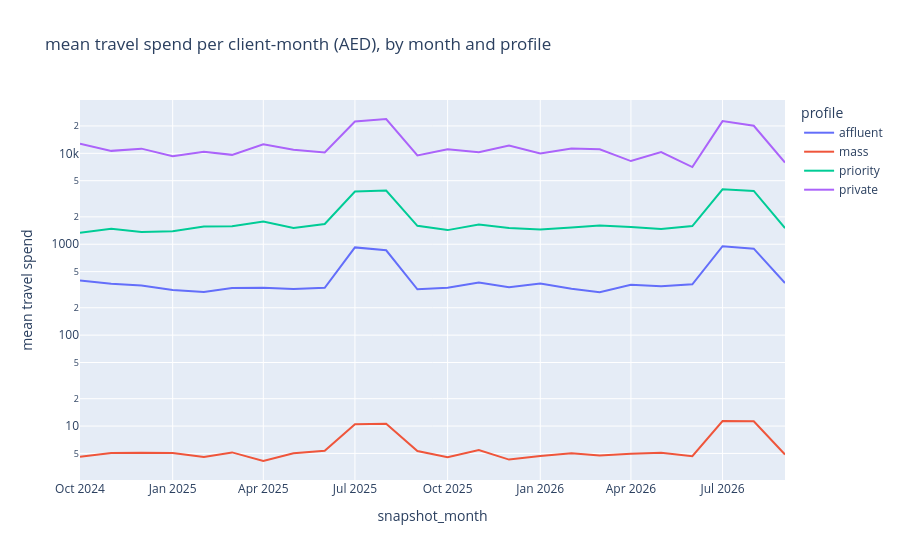
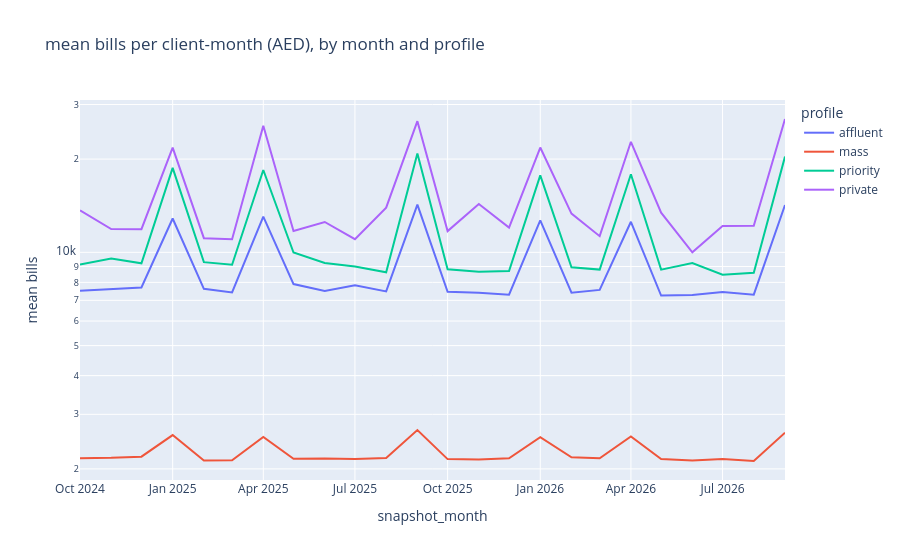

Source (notebook cell) for these figures, in order:
### Markdown cell above
## 5. Time effects
Summer: travel spend and FX up, balances down, less so for Mass. School fees in September,
January and April. Bonuses January–April. Mobile logins jump at the app relaunch (2026-01).

### Code cell
seasonal = (
    prof.groupby(["snapshot_month", "profile"])
    .agg(
        **{
            "mean travel spend": ("spend_cc_travel_vol", "mean"),
            "mean bills": ("outflow_casa_bills_vol", "mean"),
            "median balance": ("casa_bal", "median"),
        }
    )
    .reset_index()
)
for column in ["mean travel spend", "mean bills", "median balance"]:
    px.line(
        seasonal,
        x="snapshot_month",
        y=column,
        color="profile",
        log_y=True,
        title=f"{column} per client-month (AED), by month and profile",
    ).show()
logins = amt.groupby("snapshot_month")["login_digital_mobile_cnt"].apply(lambda s: s[s > 0].mean())
px.line(
    logins.reset_index(),
    x="snapshot_month",
    y="login_digital_mobile_cnt",
    labels={"login_digital_mobile_cnt": "mean mobile logins"},
    title="Mean mobile logins a month of clients with any (drift at 2026-01)",
).show()

### Figure 1 — Plotly figure (JSON) as saved in the notebook; plotly's stock layout.template omitted (floating-point values rounded to 4 significant figures)
{"data": [{"hovertemplate": "profile=affluent<br>snapshot_month=%{x}<br>mean travel spend=%{y}<extra></extra>", "legendgroup": "affluent", "line": {"color": "#636efa", "dash": "solid"}, "marker": {"symbol": "circle"}, "mode": "lines", "name": "affluent", "orientation": "v", "showlegend": true, "x": ["2024-10-01", "2024-11-01", "2024-12-01", "2025-01-01", "2025-02-01", "2025-03-01", "2025-04-01", "2025-05-01", "2025-06-01", "2025-07-01", "2025-08-01", "2025-09-01", "2025-10-01", "2025-11-01", "2025-12-01", "2026-01-01", "2026-02-01", "2026-03-01", "2026-04-01", "2026-05-01", "2026-06-01", "2026-07-01", "2026-08-01", "2026-09-01"], "xaxis": "x", "y": [399.0, 368.5, 351.7, 314.7, 297.5, 330.8, 332.6, 322.5, 331.8, 923.1, 857.7, 319.3, 332.0, 379.8, 336.2, 370.6, 323.5, 296.5, 358.2, 344.2, 362.0, 951.2, 893.2, 373.5], "yaxis": "y", "type": "scatter"}, {"hovertemplate": "profile=mass<br>snapshot_month=%{x}<br>mean travel spend=%{y}<extra></extra>", "legendgroup": "mass", "line": {"color": "#EF553B", "dash": "solid"}, "marker": {"symbol": "circle"}, "mode": "lines", "name": "mass", "orientation": "v", "showlegend": true, "x": ["2024-10-01", "2024-11-01", "2024-12-01", "2025-01-01", "2025-02-01", "2025-03-01", "2025-04-01", "2025-05-01", "2025-06-01", "2025-07-01", "2025-08-01", "2025-09-01", "2025-10-01", "2025-11-01", "2025-12-01", "2026-01-01", "2026-02-01", "2026-03-01", "2026-04-01", "2026-05-01", "2026-06-01", "2026-07-01", "2026-08-01", "2026-09-01"], "xaxis": "x", "y": [4.601, 5.039, 5.1, 5.056, 4.569, 5.13, 4.126, 5.032, 5.357, 10.49, 10.57, 5.309, 4.534, 5.453, 4.277, 4.685, 5.031, 4.734, 4.956, 5.098, 4.663, 11.34, 11.31, 4.858], "yaxis": "y", "type": "scatter"}, {"hovertemplate": "profile=priority<br>snapshot_month=%{x}<br>mean travel spend=%{y}<extra></extra>", "legendgroup": "priority", "line": {"color": "#00cc96", "dash": "solid"}, "marker": {"symbol": "circle"}, "mode": "lines", "name": "priority", "orientation": "v", "showlegend": true, "x": ["2024-10-01", "2024-11-01", "2024-12-01", "2025-01-01", "2025-02-01", "2025-03-01", "2025-04-01", "2025-05-01", "2025-06-01", "2025-07-01", "2025-08-01", "2025-09-01", "2025-10-01", "2025-11-01", "2025-12-01", "2026-01-01", "2026-02-01", "2026-03-01", "2026-04-01", "2026-05-01", "2026-06-01", "2026-07-01", "2026-08-01", "2026-09-01"], "xaxis": "x", "y": [1341.0, 1477.0, 1364.0, 1389.0, 1562.0, 1576.0, 1773.0, 1506.0, 1672.0, 3794.0, 3890.0, 1593.0, 1430.0, 1649.0, 1506.0, 1453.0, 1530.0, 1611.0, 1546.0, 1473.0, 1586.0, 4018.0, 3863.0, 1504.0], "yaxis": "y", "type": "scatter"}, {"hovertemplate": "profile=private<br>snapshot_month=%{x}<br>mean travel spend=%{y}<extra></extra>", "legendgroup": "private", "line": {"color": "#ab63fa", "dash": "solid"}, "marker": {"symbol": "circle"}, "mode": "lines", "name": "private", "orientation": "v", "showlegend": true, "x": ["2024-10-01", "2024-11-01", "2024-12-01", "2025-01-01", "2025-02-01", "2025-03-01", "2025-04-01", "2025-05-01", "2025-06-01", "2025-07-01", "2025-08-01", "2025-09-01", "2025-10-01", "2025-11-01", "2025-12-01", "2026-01-01", "2026-02-01", "2026-03-01", "2026-04-01", "2026-05-01", "2026-06-01", "2026-07-01", "2026-08-01", "2026-09-01"], "xaxis": "x", "y": [12770.0, 10640.0, 11260.0, 9302.0, 10420.0, 9620.0, 12570.0, 10940.0, 10210.0, 22430.0, 23860.0, 9476.0, 11110.0, 10290.0, 12220.0, 9982.0, 11320.0, 11100.0, 8221.0, 10330.0, 7057.0, 22610.0, 20120.0, 7919.0], "yaxis": "y", "type": "scatter"}], "layout": {"xaxis": {"anchor": "y", "domain": [0.0, 1.0], "title": {"text": "snapshot_month"}}, "yaxis": {"anchor": "x", "domain": [0.0, 1.0], "title": {"text": "mean travel spend"}, "type": "log"}, "legend": {"title": {"text": "profile"}, "tracegroupgap": 0}, "title": {"text": "mean travel spend per client-month (AED), by month and profile"}}}

### Figure 2 — Plotly figure (JSON) as saved in the notebook; plotly's stock layout.template omitted (floating-point values rounded to 4 significant figures)
{"data": [{"hovertemplate": "profile=affluent<br>snapshot_month=%{x}<br>mean bills=%{y}<extra></extra>", "legendgroup": "affluent", "line": {"color": "#636efa", "dash": "solid"}, "marker": {"symbol": "circle"}, "mode": "lines", "name": "affluent", "orientation": "v", "showlegend": true, "x": ["2024-10-01", "2024-11-01", "2024-12-01", "2025-01-01", "2025-02-01", "2025-03-01", "2025-04-01", "2025-05-01", "2025-06-01", "2025-07-01", "2025-08-01", "2025-09-01", "2025-10-01", "2025-11-01", "2025-12-01", "2026-01-01", "2026-02-01", "2026-03-01", "2026-04-01", "2026-05-01", "2026-06-01", "2026-07-01", "2026-08-01", "2026-09-01"], "xaxis": "x", "y": [7522.0, 7631.0, 7705.0, 12860.0, 7623.0, 7424.0, 13030.0, 7897.0, 7500.0, 7834.0, 7477.0, 14250.0, 7463.0, 7410.0, 7299.0, 12680.0, 7412.0, 7564.0, 12550.0, 7255.0, 7286.0, 7447.0, 7299.0, 14220.0], "yaxis": "y", "type": "scatter"}, {"hovertemplate": "profile=mass<br>snapshot_month=%{x}<br>mean bills=%{y}<extra></extra>", "legendgroup": "mass", "line": {"color": "#EF553B", "dash": "solid"}, "marker": {"symbol": "circle"}, "mode": "lines", "name": "mass", "orientation": "v", "showlegend": true, "x": ["2024-10-01", "2024-11-01", "2024-12-01", "2025-01-01", "2025-02-01", "2025-03-01", "2025-04-01", "2025-05-01", "2025-06-01", "2025-07-01", "2025-08-01", "2025-09-01", "2025-10-01", "2025-11-01", "2025-12-01", "2026-01-01", "2026-02-01", "2026-03-01", "2026-04-01", "2026-05-01", "2026-06-01", "2026-07-01", "2026-08-01", "2026-09-01"], "xaxis": "x", "y": [2166.0, 2171.0, 2190.0, 2571.0, 2127.0, 2132.0, 2535.0, 2157.0, 2161.0, 2152.0, 2167.0, 2668.0, 2151.0, 2147.0, 2163.0, 2530.0, 2179.0, 2165.0, 2546.0, 2153.0, 2130.0, 2153.0, 2121.0, 2616.0], "yaxis": "y", "type": "scatter"}, {"hovertemplate": "profile=priority<br>snapshot_month=%{x}<br>mean bills=%{y}<extra></extra>", "legendgroup": "priority", "line": {"color": "#00cc96", "dash": "solid"}, "marker": {"symbol": "circle"}, "mode": "lines", "name": "priority", "orientation": "v", "showlegend": true, "x": ["2024-10-01", "2024-11-01", "2024-12-01", "2025-01-01", "2025-02-01", "2025-03-01", "2025-04-01", "2025-05-01", "2025-06-01", "2025-07-01", "2025-08-01", "2025-09-01", "2025-10-01", "2025-11-01", "2025-12-01", "2026-01-01", "2026-02-01", "2026-03-01", "2026-04-01", "2026-05-01", "2026-06-01", "2026-07-01", "2026-08-01", "2026-09-01"], "xaxis": "x", "y": [9140.0, 9550.0, 9218.0, 18730.0, 9295.0, 9122.0, 18440.0, 9983.0, 9234.0, 8995.0, 8625.0, 20840.0, 8815.0, 8650.0, 8700.0, 17720.0, 8945.0, 8797.0, 17860.0, 8794.0, 9240.0, 8466.0, 8588.0, 20380.0], "yaxis": "y", "type": "scatter"}, {"hovertemplate": "profile=private<br>snapshot_month=%{x}<br>mean bills=%{y}<extra></extra>", "legendgroup": "private", "line": {"color": "#ab63fa", "dash": "solid"}, "marker": {"symbol": "circle"}, "mode": "lines", "name": "private", "orientation": "v", "showlegend": true, "x": ["2024-10-01", "2024-11-01", "2024-12-01", "2025-01-01", "2025-02-01", "2025-03-01", "2025-04-01", "2025-05-01", "2025-06-01", "2025-07-01", "2025-08-01", "2025-09-01", "2025-10-01", "2025-11-01", "2025-12-01", "2026-01-01", "2026-02-01", "2026-03-01", "2026-04-01", "2026-05-01", "2026-06-01", "2026-07-01", "2026-08-01", "2026-09-01"], "xaxis": "x", "y": [13650.0, 11890.0, 11880.0, 21780.0, 11110.0, 11020.0, 25620.0, 11720.0, 12530.0, 11030.0, 13940.0, 26510.0, 11710.0, 14320.0, 12020.0, 21790.0, 13340.0, 11280.0, 22740.0, 13430.0, 10010.0, 12160.0, 12170.0, 26940.0], "yaxis": "y", "type": "scatter"}], "layout": {"xaxis": {"anchor": "y", "domain": [0.0, 1.0], "title": {"text": "snapshot_month"}}, "yaxis": {"anchor": "x", "domain": [0.0, 1.0], "title": {"text": "mean bills"}, "type": "log"}, "legend": {"title": {"text": "profile"}, "tracegroupgap": 0}, "title": {"text": "mean bills per client-month (AED), by month and profile"}}}
